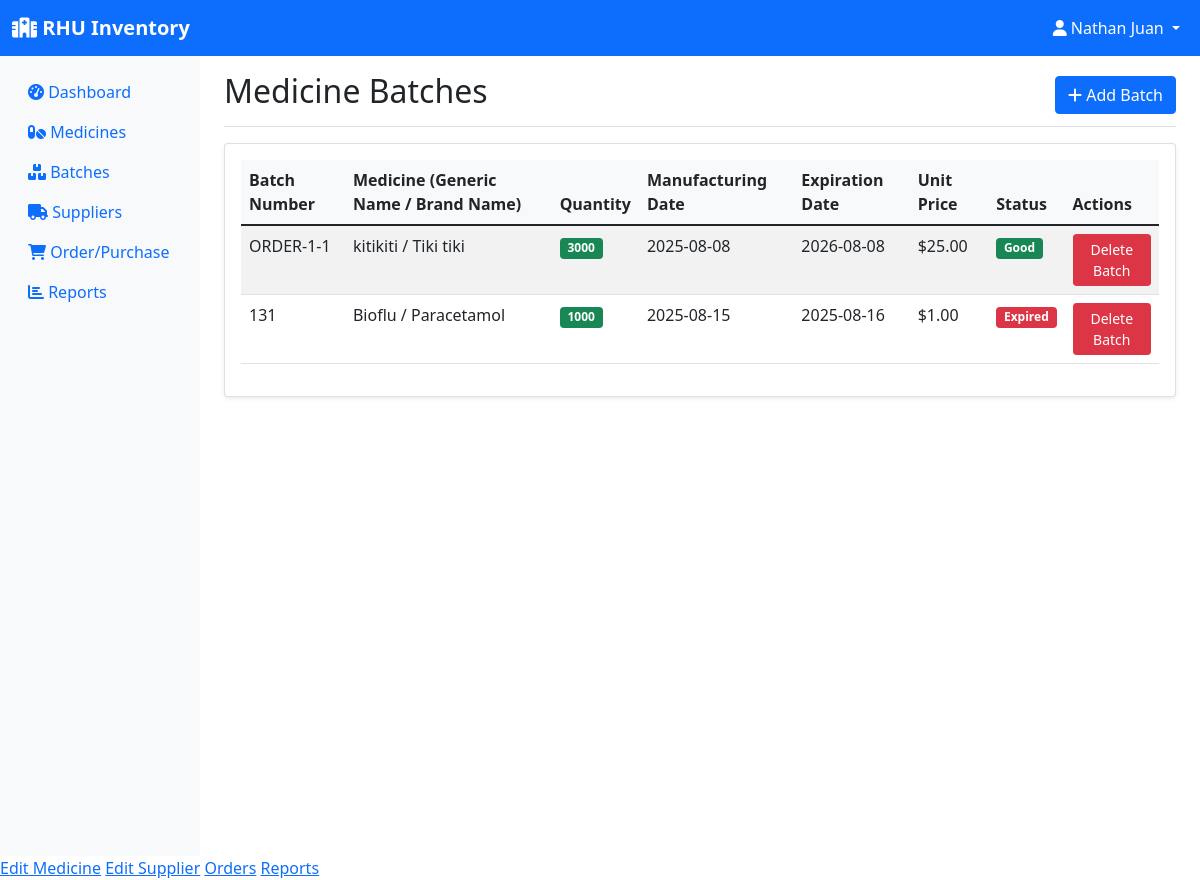
Page /batches (signed in) on the earlier database version.
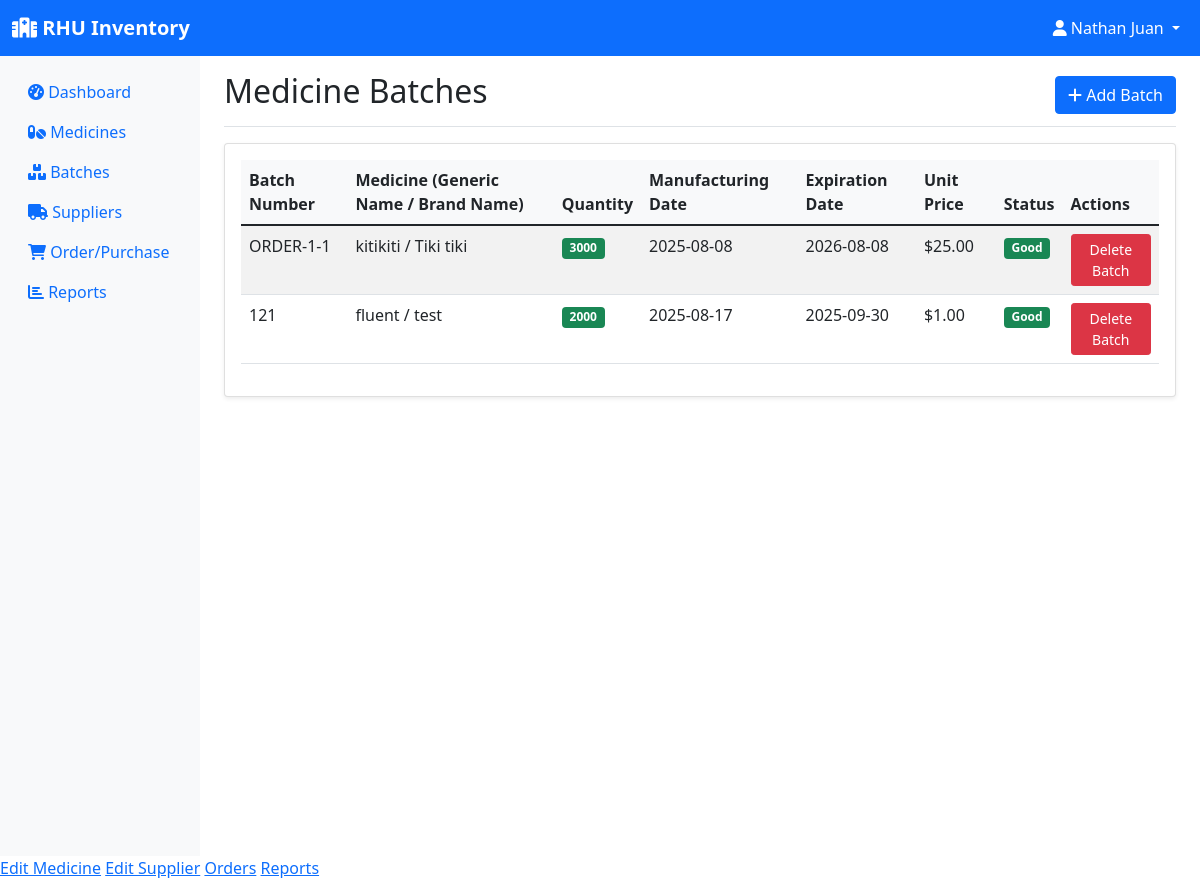
Same page on the later database version.
### models.py (models this page shows, shortened)
class Batch(db.Model):
    id = db.Column(db.Integer, primary_key=True)
    batch_number = db.Column(db.String(50), nullable=False)
    medicine_id = db.Column(db.Integer, db.ForeignKey('medicine.id'), nullable=False)
    quantity = db.Column(db.Integer, nullable=False)
    expiration_date = db.Column(db.Date, nullable=False)
    manufacturing_date = db.Column(db.Date)
    unit_price = db.Column(db.Float)
    created_at = db.Column(db.DateTime, default=datetime.utcnow)
    transactions = db.relationship('StockTransaction', backref='batch', lazy=True)
    @property
    def is_expired(self):
        return self.expiration_date < datetime.now().date()
    @property
    def days_until_expiration(self):
        delta = self.expiration_date - datetime.now().date()
        return delta.days

class Medicine(db.Model):
    id = db.Column(db.Integer, primary_key=True)
    name = db.Column(db.String(100), nullable=False)
    generic_name = db.Column(db.String(100))
    category = db.Column(db.String(50))
    unit = db.Column(db.String(20))  # e.g., tablets, bottles, etc.
    supplier_id = db.Column(db.Integer, db.ForeignKey('supplier.id'), nullable=False)
    created_at = db.Column(db.DateTime, default=datetime.utcnow)
    batches = db.relationship('Batch', backref='medicine', lazy=True)
    order_items = db.relationship('OrderItem', backref='medicine', lazy=True)

### app.py (the view)
@app.route('/batches')
@login_required
def batches():
    batches = Batch.query.all()
    return render_template('batches.html', batches=batches)

### app.py (called while the page is built)
@login_manager.user_loader
def load_user(user_id):
    return User.query.get(int(user_id))

### templates/batches.html (shortened to what this page needs)
{% extends "base.html" %}
{% block content %}
<div class="d-flex justify-content-between flex-wrap flex-md-nowrap align-items-center pt-3 pb-2 mb-3 border-bottom">
    <h1 class="h2">Medicine Batches</h1>
    {% if current_user.role != 'employee' %}
    <a href="{{ url_for('add_batch') }}" class="btn btn-primary">
        <i class="fas fa-plus"></i> Add Batch
    </a>
    {% endif %}
</div>
<div class="card">
    <div class="card-body">
        {% if batches %}
        <div class="table-responsive">
            <table class="table table-striped">
                <thead>
                    <tr>
                        <th>Batch Number</th>
                        <th>Medicine (Generic Name / Brand Name)</th>
                        <th>Quantity</th>
                        <th>Manufacturing Date</th>
                        <th>Expiration Date</th>
                        <th>Unit Price</th>
                        <th>Status</th>
                        <th>Actions</th>
                    </tr>
                </thead>
                <tbody>
                    {% for batch in batches %}
                    <tr>
                        <td>{{ batch.batch_number }}</td>
                        <td>{{ batch.medicine.generic_name }} / {{ batch.medicine.name }}</td>
                        <td>
                            <span class="badge bg-{{ 'danger' if batch.quantity <= 10 else 'success' }}">
                                {{ batch.quantity }}
                            </span>
                        </td>
                        <td>{{ batch.manufacturing_date or '-' }}</td>
                        <td>{{ batch.expiration_date }}</td>
                        <td>${{ "%.2f"|format(batch.unit_price or 0) }}</td>
                        <td>
                            {% if batch.is_expired %}
                                <span class="badge bg-danger">Expired</span>
                            {% elif batch.days_until_expiration <= 30 %}
                                <span class="badge bg-warning">Expiring Soon</span>
                            {% else %}
                                <span class="badge bg-success">Good</span>
                            {% endif %}
                        </td>
                        <td>
                            {% if current_user.role in ['admin', 'sub-admin'] %}
                            <form action="{{ url_for('delete_medicine_from_batch', id=batch.id) }}" method="post" style="display:inline;">
                                <button type="submit" class="btn btn-danger btn-sm"
                                    onclick="return confirm('Are you sure you want to delete the medicine and all its batches and order items?');">
                                    Delete Batch
                                </button>
                            </form>
                            {% endif %}
                        </td>
                    </tr>
                    {% endfor %}
                </tbody>
            </table>
        </div>
        {% else %}
        <div class="text-center py-4">
            <i class="fas fa-boxes fa-3x text-muted mb-3"></i>
            <p class="text-muted">No batches found. <a href="{{ url_for('add_batch') }}">Add your first batch</a>.</p>
        </div>
        {% endif %}
    </div>
</div>
{% endblock %}

Differences in the rows shown:
changed Batch: batch_number "131" → "121"; medicine.generic_name "Bioflu" → "fluent"; medicine.name "Paracetamol" → "test"; quantity "1000" → "2000"; manufacturing_date "2025-08-15" → "2025-08-17"; expiration_date "2025-08-16" → "2025-09-30"; expiration_date "Expired" → "Good"
